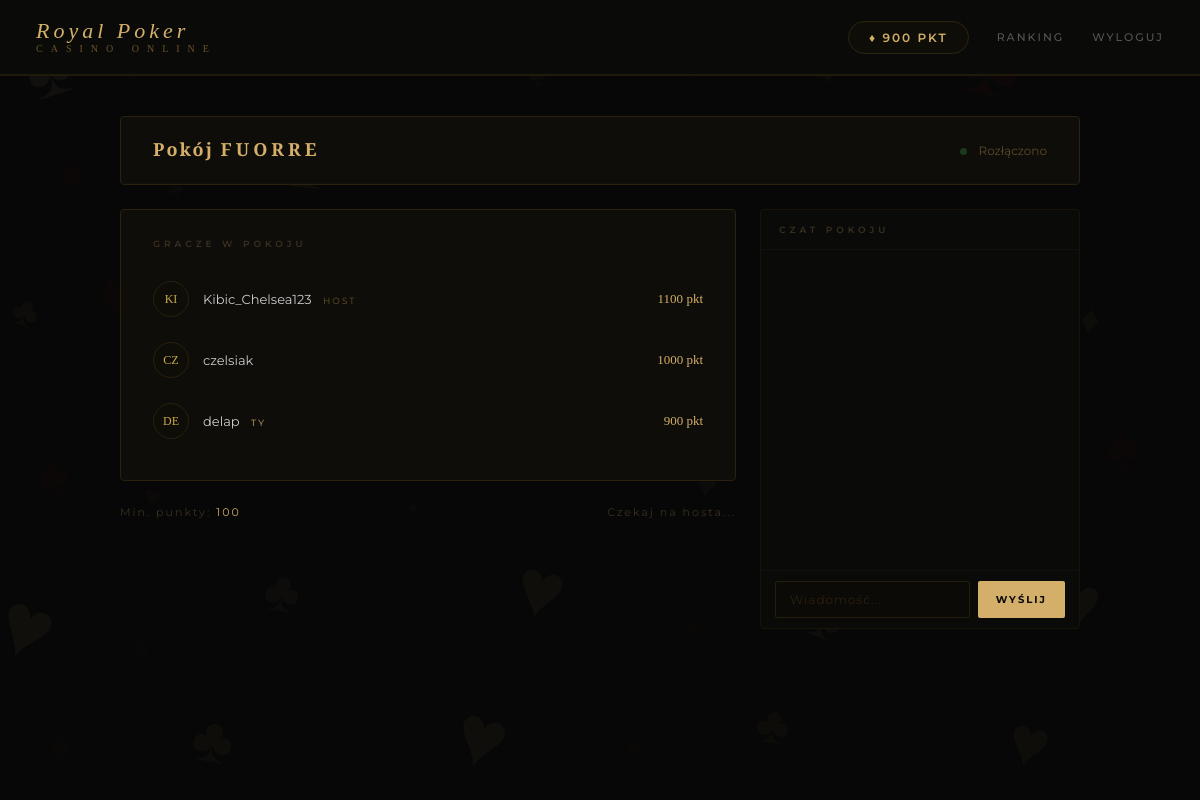
Screenshot of /lobby/pokoj/FUORRE/ (signed in) with the database file from the repository.
### accounts/models.py (models this page shows)
class Player(AbstractUser):
    points = models.IntegerField(default=1000)
    groups = models.ManyToManyField(
        'auth.Group',
        blank=True,
        related_name='player_set'
    )
    user_permissions = models.ManyToManyField(
        'auth.Permission',
        blank=True,
        related_name='player_set'
    )

### lobby/models.py (models this page shows, shortened)
class Room(models.Model):
    kod = models.CharField(max_length=6, unique=True)
    host = models.ForeignKey(Player, on_delete=models.CASCADE, related_name='hosted_rooms')
    gracze = models.ManyToManyField(Player, related_name='rooms', blank=True)
    max_graczy = models.IntegerField(default=6)
    min_punkty = models.IntegerField(default=100)
    aktywna = models.BooleanField(default=True)
    stworzona = models.DateTimeField(auto_now_add=True)

### lobby/views.py (the view)
# urls.py: path('pokoj/<str:kod>/', views.pokoj_view, name='pokoj'),
@login_required
def pokoj_view(request, kod):
    pokoj = get_object_or_404(Room, kod=kod, aktywna=True)
    gracz = Player.objects.get(pk=request.user.pk)
    if gracz not in pokoj.gracze.all():
        return redirect('dolacz')
    return render(request, 'lobby/pokoj.html', {'pokoj': pokoj})

### lobby/templates/lobby/pokoj.html (shortened to what this page needs)
{% extends 'base.html' %}
{% block content %}
<div style="max-width:960px;margin:0 auto;">
    <div class="card" style="padding:0;margin-bottom:24px;">
        <div style="padding:20px 32px;border-bottom:1px solid #111;display:flex;justify-content:space-between;align-items:center;">
            <div>
                <h2 style="font-size:18px;margin-bottom:2px;">Pokój <span style="font-family:'Playfair Display',serif;color:#d4af6a;letter-spacing:4px;">{{ pokoj.kod }}</span></h2>
            </div>
            <div style="font-size:12px;color:#5a4a28;">
                <span class="status-dot" id="status-dot"></span>
                <span id="status-tekst">Łączenie...</span>
            </div>
        </div>
    </div>
    <div class="pokoj-grid">
        <div>
            <div id="lobby">
                <div class="card" style="padding:28px 32px;">
                    <div style="font-size:9px;letter-spacing:4px;color:#3a3020;margin-bottom:20px;font-weight:600;">GRACZE W POKOJU</div>
                    <ul class="gracze-lista" id="gracze-lista">
                        {% for gracz in pokoj.gracze.all %}
                        <li class="gracz-row" data-username="{{ gracz.username }}">
                            <div class="gracz-avatar">{{ gracz.username|slice:":2"|upper }}</div>
                            <div style="flex:1;font-size:13px;color:#ccc;">
                                {{ gracz.username }}
                                {% if gracz == pokoj.host %}<span style="font-size:9px;letter-spacing:2px;color:#6a5525;margin-left:8px;">HOST</span>{% endif %}
                                {% if gracz == request.user %}<span style="font-size:9px;letter-spacing:2px;color:#d4af6a;margin-left:8px;">TY</span>{% endif %}
                            </div>
                            <div style="font-family:'Playfair Display',serif;font-size:13px;color:#d4af6a;">{{ gracz.points }} pkt</div>
                        </li>
                        {% endfor %}
                    </ul>
                </div>
                <div style="margin-top:16px;display:flex;justify-content:space-between;align-items:center;">
                    <div style="font-size:11px;color:#3a3020;letter-spacing:2px;">Min. punkty: <span style="color:#d4af6a;">{{ pokoj.min_punkty }}</span></div>
                    {% if pokoj.host == request.user %}
                    <button class="btn" id="btn-start" onclick="rozpocznijGre()" style="opacity:0.4;cursor:not-allowed;">ROZPOCZNIJ GRĘ</button>
                    {% else %}
                    <div style="font-size:11px;color:#3a3020;letter-spacing:2px;">Czekaj na hosta...</div>
                    {% endif %}
                </div>
            </div>
        </div>
        <div class="czat-box">
            <div class="czat-naglowek">CZAT POKOJU</div>
            <div class="czat-wiadomosci" id="czat-wiadomosci"></div>
            <div class="czat-input-row">
                <input type="text" id="czat-input" placeholder="Wiadomość..." maxlength="200" onkeydown="if(event.key==='Enter') wyslijCzat()">
                <button class="btn" onclick="wyslijCzat()">WYŚLIJ</button>
            </div>
        </div>
    </div>
</div>
{% endblock %}

### templates/base.html (shortened to what this page needs)
<!DOCTYPE html>
<html lang="pl">
<head>
</head>
<body>
    <div class="suits-bg">
        <span style="font-size:88px;top:2%;left:2%;opacity:.055;color:#d4af6a;transform:rotate(-18deg)">♠</span>
        <span style="font-size:44px;top:5%;left:10%;opacity:.04;color:#8b2020;transform:rotate(12deg)">♥</span>
        <span style="font-size:26px;top:3%;left:20%;opacity:.03;color:#d4af6a;transform:rotate(-5deg)">♦</span>
        <span style="font-size:60px;top:1%;left:32%;opacity:.035;color:#8b2020;transform:rotate(22deg)">♣</span>
        <span style="font-size:32px;top:7%;left:44%;opacity:.025;color:#d4af6a;transform:rotate(-10deg)">♠</span>
        <span style="font-size:70px;top:2%;left:56%;opacity:.04;color:#8b2020;transform:rotate(8deg)">♥</span>
        <span style="font-size:38px;top:6%;left:68%;opacity:.03;color:#d4af6a;transform:rotate(-20deg)">♦</span>
        <span style="font-size:95px;top:1%;left:80%;opacity:.055;color:#8b2020;transform:rotate(15deg)">♣</span>
        <span style="font-size:28px;top:4%;left:92%;opacity:.03;color:#d4af6a;transform:rotate(-8deg)">♠</span>
        <span style="font-size:50px;top:18%;left:5%;opacity:.035;color:#8b2020;transform:rotate(25deg)">♦</span>
        <span style="font-size:22px;top:22%;left:14%;opacity:.025;color:#d4af6a;transform:rotate(-14deg)">♣</span>
        <span style="font-size:75px;top:15%;left:24%;opacity:.04;color:#d4af6a;transform:rotate(6deg)">♠</span>
        <span style="font-size:34px;top:20%;left:38%;opacity:.03;color:#8b2020;transform:rotate(-22deg)">♥</span>
        <span style="font-size:55px;top:16%;left:50%;opacity:.035;color:#d4af6a;transform:rotate(18deg)">♦</span>
        <span style="font-size:24px;top:24%;left:62%;opacity:.025;color:#8b2020;transform:rotate(-9deg)">♣</span>
        <span style="font-size:80px;top:14%;left:72%;opacity:.045;color:#d4af6a;transform:rotate(12deg)">♥</span>
        <span style="font-size:36px;top:19%;left:86%;opacity:.03;color:#8b2020;transform:rotate(-16deg)">♠</span>
        <span style="font-size:42px;top:36%;left:1%;opacity:.03;color:#d4af6a;transform:rotate(20deg)">♣</span>
        <span style="font-size:66px;top:32%;left:8%;opacity:.04;color:#8b2020;transform:rotate(-11deg)">♦</span>
        <span style="font-size:28px;top:40%;left:18%;opacity:.025;color:#d4af6a;transform:rotate(7deg)">♠</span>
        <span style="font-size:85px;top:30%;left:28%;opacity:.045;color:#8b2020;transform:rotate(-24deg)">♥</span>
        <span style="font-size:30px;top:38%;left:42%;opacity:.025;color:#d4af6a;transform:rotate(13deg)">♦</span>
        <span style="font-size:58px;top:33%;left:54%;opacity:.038;color:#8b2020;transform:rotate(-7deg)">♣</span>
        <span style="font-size:22px;top:42%;left:66%;opacity:.022;color:#d4af6a;transform:rotate(19deg)">♠</span>
        <span style="font-size:72px;top:29%;left:76%;opacity:.042;color:#8b2020;transform:rotate(-13deg)">♥</span>
        <span style="font-size:40px;top:37%;left:90%;opacity:.03;color:#d4af6a;transform:rotate(9deg)">♦</span>
        <span style="font-size:62px;top:55%;left:3%;opacity:.038;color:#8b2020;transform:rotate(-17deg)">♠</span>
        <span style="font-size:30px;top:60%;left:12%;opacity:.025;color:#d4af6a;transform:rotate(14deg)">♥</span>
        <span style="font-size:48px;top:52%;left:22%;opacity:.032;color:#8b2020;transform:rotate(-6deg)">♣</span>
        <span style="font-size:20px;top:62%;left:34%;opacity:.022;color:#d4af6a;transform:rotate(21deg)">♦</span>
        <span style="font-size:78px;top:50%;left:44%;opacity:.042;color:#8b2020;transform:rotate(-15deg)">♠</span>
        <span style="font-size:36px;top:58%;left:58%;opacity:.028;color:#d4af6a;transform:rotate(10deg)">♥</span>
        <span style="font-size:54px;top:53%;left:70%;opacity:.035;color:#8b2020;transform:rotate(-22deg)">♦</span>
        <span style="font-size:26px;top:63%;left:82%;opacity:.022;color:#d4af6a;transform:rotate(16deg)">♣</span>
        <span style="font-size:68px;top:51%;left:92%;opacity:.04;color:#8b2020;transform:rotate(-8deg)">♠</span>
        <span style="font-size:90px;top:72%;left:0%;opacity:.05;color:#d4af6a;transform:rotate(22deg)">♥</span>
        <span style="font-size:38px;top:78%;left:11%;opacity:.03;color:#8b2020;transform:rotate(-12deg)">♦</span>
        <span style="font-size:56px;top:70%;left:22%;opacity:.036;color:#d4af6a;transform:rotate(8deg)">♣</span>
        <span style="font-size:24px;top:80%;left:33%;opacity:.022;color:#8b2020;transform:rotate(-18deg)">♠</span>
        <span style="font-size:82px;top:68%;left:43%;opacity:.046;color:#d4af6a;transform:rotate(14deg)">♥</span>
        <span style="font-size:32px;top:76%;left:57%;opacity:.026;color:#8b2020;transform:rotate(-5deg)">♦</span>
        <span style="font-size:60px;top:73%;left:67%;opacity:.038;color:#d4af6a;transform:rotate(20deg)">♣</span>
        <span style="font-size:28px;top:82%;left:79%;opacity:.022;color:#8b2020;transform:rotate(-10deg)">♠</span>
        <span style="font-size:76px;top:70%;left:88%;opacity:.044;color:#d4af6a;transform:rotate(6deg)">♥</span>
        <span style="font-size:46px;top:90%;left:4%;opacity:.03;color:#8b2020;transform:rotate(-20deg)">♦</span>
        <span style="font-size:64px;top:88%;left:16%;opacity:.038;color:#d4af6a;transform:rotate(11deg)">♣</span>
        <span style="font-size:22px;top:93%;left:28%;opacity:.02;color:#8b2020;transform:rotate(-7deg)">♠</span>
        <span style="font-size:86px;top:86%;left:38%;opacity:.048;color:#d4af6a;transform:rotate(17deg)">♥</span>
        <span style="font-size:34px;top:91%;left:52%;opacity:.026;color:#8b2020;transform:rotate(-13deg)">♦</span>
        <span style="font-size:52px;top:87%;left:63%;opacity:.033;color:#d4af6a;transform:rotate(9deg)">♣</span>
        <span style="font-size:26px;top:94%;left:75%;opacity:.02;color:#8b2020;transform:rotate(-21deg)">♠</span>
        <span style="font-size:70px;top:88%;left:84%;opacity:.04;color:#d4af6a;transform:rotate(15deg)">♥</span>
    </div>
    <nav>
        <a href="/" class="nav-logo">Royal Poker<span>CASINO ONLINE</span></a>
        <div class="nav-links">
            {% if user.is_authenticated %}
                <span class="nav-points">♦ {{ user.points }} PKT</span>
                <a href="/ranking/">RANKING</a>
                <a href="/accounts/logout/">WYLOGUJ</a>
            {% else %}
                <a href="/accounts/login/">LOGOWANIE</a>
                <a href="/accounts/register/">REJESTRACJA</a>
            {% endif %}
        </div>
    </nav>
    <div class="container">
        {% block content %}{% endblock %}
    </div>
</body>
</html>

### templates/base.html (style rules this page uses)
* { margin: 0; padding: 0; box-sizing: border-box; }
body { background-color: #070707; color: #f0e6d3; font-family: 'Montserrat', sans-serif; min-height: 100vh; }
nav { background: #0a0a08; border-bottom: 2px solid #1f1a0a; padding: 20px 36px; display: flex; justify-content: space-between; align-items: center; position: relative; z-index: 3; }
.nav-logo { font-family: 'Playfair Display', serif; font-size: 22px; color: #d4af6a; letter-spacing: 4px; font-style: italic; line-height: 1; text-decoration: none; }
.nav-logo span { font-style: normal; font-size: 10px; letter-spacing: 8px; display: block; color: #6a5525; margin-top: 2px; }
.nav-links { display: flex; align-items: center; gap: 28px; }
.nav-links a { font-size: 11px; color: #555; letter-spacing: 2px; cursor: pointer; font-weight: 500; text-decoration: none; transition: color 0.2s; }
.nav-points { font-size: 12px; color: #d4af6a; letter-spacing: 2px; border: 1px solid #2e2510; padding: 8px 20px; border-radius: 30px; background: #0f0d07; font-weight: 600; }
.container { max-width: 1000px; margin: 40px auto; padding: 0 20px; position: relative; z-index: 2; }
.card { background: #0f0d09; border: 1px solid #2a220e; border-radius: 4px; padding: 40px; margin-bottom: 24px; }
h1, h2 { font-family: 'Playfair Display', serif; color: #d4af6a; margin-bottom: 20px; letter-spacing: 2px; }
.btn { font-family: 'Montserrat', sans-serif; font-size: 11px; font-weight: 700; letter-spacing: 4px; padding: 18px 48px; border-radius: 2px; cursor: pointer; background: #d4af6a; color: #080808; border: none; text-decoration: none; display: inline-block; transition: opacity 0.2s; }
input[type="text"], input[type="password"] { width: 100%; background: #0c0a06; border: 1px solid #241e0c; color: #d4af6a; padding: 15px 18px; font-family: 'Montserrat', sans-serif; font-size: 13px; letter-spacing: 1px; box-sizing: border-box; outline: none; border-radius: 2px; transition: border-color 0.2s; margin-bottom: 22px; }
input[type="text"]::placeholder, input[type="password"]::placeholder { color: #2a2010; }
.suits-bg { position: fixed; top: 0; left: 0; right: 0; bottom: 0; z-index: 0; pointer-events: none; overflow: hidden; }
.suits-bg span { position: absolute; font-family: 'Playfair Display', serif; user-select: none; }

### lobby/templates/lobby/pokoj.html (style rules this page uses)
.pokoj-grid { display: grid; grid-template-columns: 1fr 320px; gap: 24px; }
.gracze-lista { list-style: none; }
.gracz-row { display: flex; align-items: center; gap: 14px; padding: 12px 0; border-bottom: 1px solid #0d0d0d; }
.gracz-avatar { width: 36px; height: 36px; border-radius: 50%; background: #0f0d08; border: 1px solid #2a220e; display: flex; align-items: center; justify-content: center; font-family: 'Playfair Display', serif; font-size: 12px; color: #c9a84c; flex-shrink: 0; }
.czat-box { background: #0a0a08; border: 1px solid #1a1408; border-radius: 4px; display: flex; flex-direction: column; height: 420px; }
.czat-naglowek { padding: 14px 18px; border-bottom: 1px solid #111; font-size: 9px; letter-spacing: 4px; color: #3a3020; font-weight: 600; }
.czat-wiadomosci { flex: 1; overflow-y: auto; padding: 14px 18px; display: flex; flex-direction: column; gap: 10px; }
.czat-input-row { padding: 10px 14px; border-top: 1px solid #111; display: flex; gap: 8px; }
.czat-input-row input { flex: 1; margin-bottom: 0; padding: 10px 14px; font-size: 12px; }
.czat-input-row button { padding: 10px 18px; font-size: 10px; letter-spacing: 2px; }
.status-dot { width: 7px; height: 7px; border-radius: 50%; background: #1a3a1a; display: inline-block; margin-right: 8px; transition: background 0.3s; }

### rows the page displays
Player: points "900", username "DE", username "delap", shows "TY"
Room: kod "FUORRE", min_punkty "100"
Player: username "KI", username "Kibic_Chelsea123", shows "HOST", points "1100"
Player: username "CZ", username "czelsiak", points "1000"
